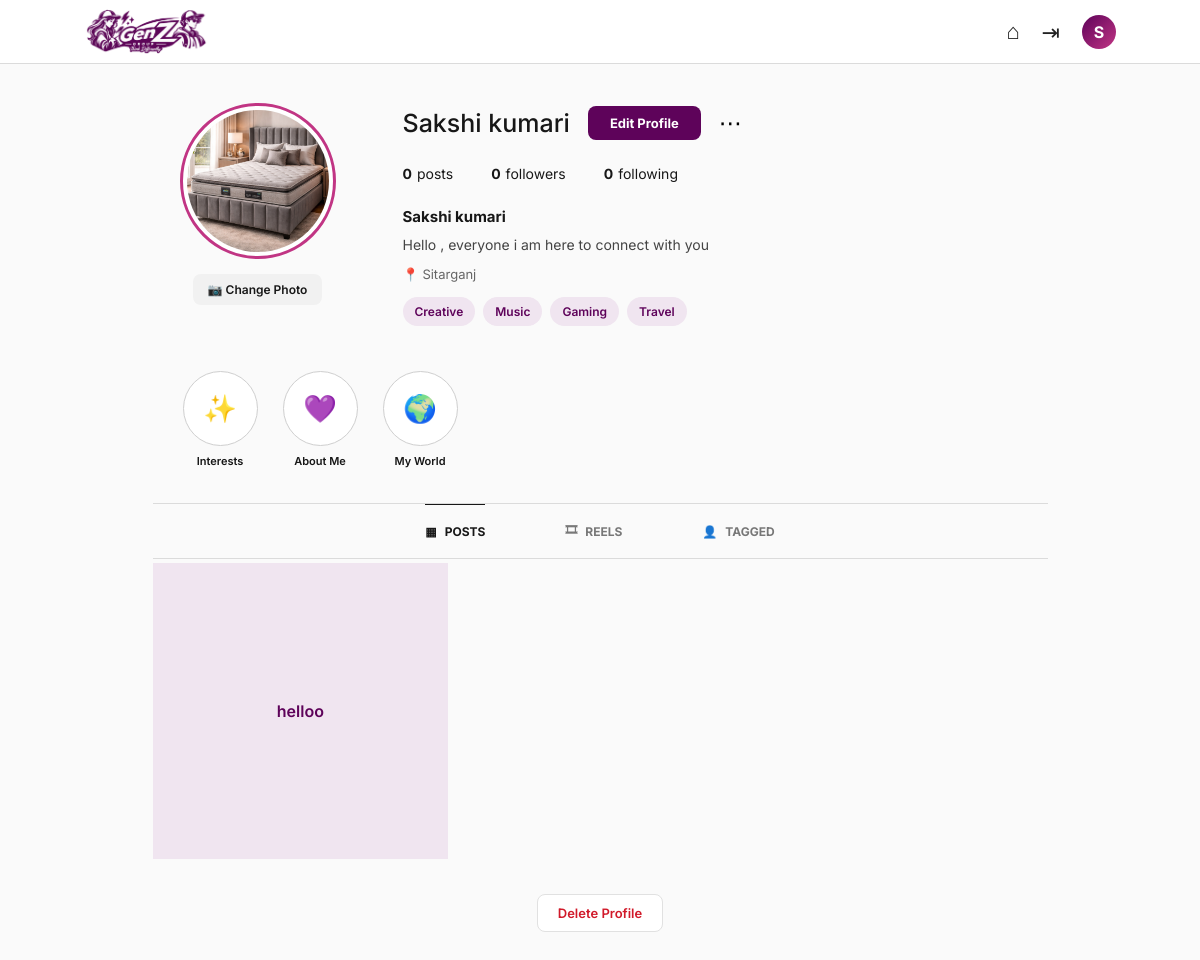
Screenshot of /profile/ (signed in) with the database file from the repository.
### genzz/models.py (models this page shows, shortened)
class GenzMember(models.Model):
    name = models.CharField(max_length=100)
    email = models.EmailField(
        unique=True,
        null=True,
        blank=True
    )
    password = models.CharField(
        max_length=128,
        blank=True
    )
    age = models.PositiveIntegerField()
    city = models.CharField(max_length=100)
    profile_photo = models.ImageField(
        upload_to="genz_profiles/",
        blank=True,
        null=True
    )
    interests = models.TextField(blank=True)
    looking_for = models.TextField(blank=True)
    about = models.TextField(blank=True)
    created_at = models.DateTimeField(
        auto_now_add=True
    )
    class Meta:
        ordering = ["-created_at"]
        verbose_name = "GENZ Member"
        verbose_name_plural = "GENZ Members"

class Post(models.Model):
    member = models.ForeignKey(
        GenzMember,
        on_delete=models.CASCADE,
        related_name="posts"
    )
    content = models.TextField()
    image = models.ImageField(
        upload_to="posts/",
        blank=True,
        null=True
    )
    created_at = models.DateTimeField(
        auto_now_add=True
    )
    class Meta:
        ordering = ["-created_at"]

### genzz/views.py (the view)
def profile(request):
    member_id = request.session.get("genz_member_id")
    if not member_id:
        return redirect("login")
    member = get_object_or_404(
        GenzMember,
        id=member_id
    )
    interests = [
        item.strip()
        for item in member.interests.split(",")
        if item.strip()
    ]
    looking_for = [
        item.strip()
        for item in member.looking_for.split(",")
        if item.strip()
    ]
    posts = Post.objects.filter(
        member=member
    ).prefetch_related("likes")
    followers_count = Follow.objects.filter(
        following=member
    ).count()
    following_count = Follow.objects.filter(
        follower=member
    ).count()
    context = {
        "member": member,
        "interests": interests,
        "looking_for": looking_for,
        "posts": posts,
        "followers_count": followers_count,
        "following_count": following_count,
    }
    return render(
        request,
        "profile.html",
        context
    )

### genzz/templates/profile.html (shortened to what this page needs)
{% load static %}
<!DOCTYPE html>
<html lang="en">
<head>
</head>
<body>
    <nav class="navbar">
        <a href="/" class="logo">
            <img src="{% static 'images/image.png' %}" alt="GEN Z Group">
        </a>
        <div class="nav-right">
            <a href="{% url 'join_dashboard' %}" class="nav-icon">⌂</a>
            <a href="{% url 'logout' %}" class="nav-icon">⇥</a>
            <div class="nav-avatar">
                {{ member.name|first|upper }}
            </div>
        </div>
    </nav>
    <main class="container">
        <section class="profile-header">
            <div class="photo-section">
                {% if member.profile_photo %}
                    <img
                        src="{{ member.profile_photo.url }}"
                        alt="{{ member.name }}"
                        class="profile-photo"
                        id="profilePreview"
                    >
                {% else %}
                    <div class="avatar-large" id="profileAvatar">
                        {{ member.name|first|upper }}
                    </div>
                {% endif %}
                <form
                    method="POST"
                    action="{% url 'change_photo' %}"
                    enctype="multipart/form-data"
                    class="change-photo"
                >
                    <label for="profile_photo">
                        📷 Change Photo
                    </label>
                </form>
            </div>
            <div class="profile-info">
                <div class="profile-top">
                    <h1 class="profile-name">
                        {{ member.name }}
                    </h1>
                    <a href="{% url 'edit_profile' %}" class="edit-btn">
                        Edit Profile
                    </a>
                    <button class="more-btn" type="button">
                        ⋯
                    </button>
                </div>
                <div class="stats">
                    <div class="stat">
                        <strong>{{ post_count|default:0 }}</strong>
                        <span>posts</span>
                    </div>
                    <div class="stat">
                        <strong>{{ follower_count|default:0 }}</strong>
                        <span>followers</span>
                    </div>
                    <div class="stat">
                        <strong>{{ following_count|default:0 }}</strong>
                        <span>following</span>
                    </div>
                </div>
                <div class="bio">
                    <h3>{{ member.name }}</h3>
                    {% if member.about %}
                        <p>{{ member.about }}</p>
                    {% else %}
                        <p>Creating memories, meeting people and enjoying life ✨</p>
                    {% endif %}
                    {% if member.city %}
                        <div class="location">
                            📍 {{ member.city }}
                        </div>
                    {% endif %}
                </div>
                {% if interests %}
                    <div class="tags">
                        {% for interest in interests %}
                            <span class="tag">{{ interest }}</span>
                        {% endfor %}
                    </div>
                {% endif %}
            </div>
        </section>
        <section class="highlights">
            <button
                type="button"
                class="highlight"
                onclick="openHighlight('interests')"
            >
                <div class="highlight-circle">✨</div>
                <span>Interests</span>
            </button>
            <button
                type="button"
                class="highlight"
                onclick="openHighlight('about')"
            >
                <div class="highlight-circle">💜</div>
                <span>About Me</span>
            </button>
            <button
                type="button"
                class="highlight"
                onclick="openHighlight('world')"
            >
                <div class="highlight-circle">🌍</div>
                <span>My World</span>
            </button>
        </section>
        <div class="tabs">
            <div class="tab active">
                ▦ <span>POSTS</span>
            </div>
            <div class="tab">
                🎞 <span>REELS</span>
            </div>
            <div class="tab">
                👤 <span>TAGGED</span>
            </div>
        </div>
        <section class="posts-grid">
            {% for post in posts %}
                <div class="post-card">
                    {% if post.image %}
                        <img src="{{ post.image.url }}" alt="Post">
                    {% elif post.photo %}
                        <img src="{{ post.photo.url }}" alt="Post">
                    {% else %}
                        <div class="text-post">
                            {{ post.content|default:"" }}
                        </div>
                    {% endif %}
                </div>
            {% empty %}
                <div class="empty-posts">
                    <div class="empty-icon">📸</div>
                    <h3>No Posts Yet</h3>
                    <p>When you share photos, they will appear here.</p>
                </div>
            {% endfor %}
        </section>
        <div class="bottom-actions">
            <form
                method="POST"
                action="{% url 'delete_profile' %}"
                onsubmit="return confirm('Are you sure you want to delete your profile?');"
            >
                <button type="submit" class="delete-btn">
                    Delete Profile
                </button>
            </form>
        </div>
    </main>
</body>
</html>

### genzz/templates/profile.html (style rules this page uses)
* { margin: 0; padding: 0; box-sizing: border-box; }
body { font-family: "Inter", sans-serif; background: #fafafa; color: #171717; }
a { text-decoration: none; color: inherit; }
button { font-family: inherit; cursor: pointer; }
.navbar { height: 64px; background: #fff; border-bottom: 1px solid #dbdbdb; display: flex; align-items: center; justify-content: space-between; padding: 0 7%; position: sticky; top: 0; z-index: 100; }
.logo img { width: 125px; display: block; }
.nav-right { display: flex; align-items: center; gap: 22px; }
.nav-icon { font-size: 22px; color: #222; }
.nav-avatar { width: 34px; height: 34px; border-radius: 50%; background: linear-gradient(135deg, #5e035a, #c13584); color: #fff; display: flex; align-items: center; justify-content: center; font-weight: 700; }
.container { max-width: 935px; margin: auto; padding: 42px 20px 70px; }
.profile-header { display: flex; align-items: flex-start; gap: 70px; padding: 0 30px 45px; }
.photo-section { flex-shrink: 0; text-align: center; }
.profile-photo, .avatar-large { width: 150px; height: 150px; border-radius: 50%; object-fit: cover; border: 4px solid #fff; outline: 3px solid #c13584; display: block; }
.change-photo { margin-top: 18px; }
.change-photo label { display: inline-block; background: #f1f1f1; padding: 8px 15px; border-radius: 8px; font-size: 12px; font-weight: 600; cursor: pointer; }
.profile-info { flex: 1; }
.profile-top { display: flex; align-items: center; gap: 18px; flex-wrap: wrap; margin-bottom: 25px; }
.profile-name { font-size: 25px; font-weight: 500; }
.edit-btn { border: none; background: #5e035a; color: #fff; padding: 9px 22px; border-radius: 8px; font-size: 13px; font-weight: 700; }
.more-btn { border: none; background: transparent; font-size: 23px; }
.stats { display: flex; gap: 38px; margin-bottom: 25px; }
.stat { display: flex; gap: 5px; font-size: 14px; }
.stat strong { font-weight: 700; }
.bio h3 { font-size: 15px; margin-bottom: 8px; }
.bio p { font-size: 14px; line-height: 1.6; color: #444; max-width: 430px; }
.location { margin-top: 10px; font-size: 13px; color: #666; }
.tags { display: flex; flex-wrap: wrap; gap: 8px; margin-top: 15px; }
.tag { background: #f0e5f0; color: #5e035a; padding: 7px 12px; border-radius: 20px; font-size: 12px; font-weight: 600; }
.highlights { display: flex; gap: 25px; border-bottom: 1px solid #dbdbdb; padding: 0 30px 35px; }
.highlight { border: none; background: transparent; text-align: center; color: #171717; padding: 0; }
.highlight-circle { width: 75px; height: 75px; border-radius: 50%; border: 1px solid #cfcfcf; display: flex; align-items: center; justify-content: center; font-size: 27px; background: #fff; transition: 0.3s; }
.highlight span { display: block; font-size: 11px; margin-top: 8px; font-weight: 600; }
.tabs { height: 55px; display: flex; justify-content: center; gap: 80px; border-bottom: 1px solid #dbdbdb; }
.tab { display: flex; align-items: center; gap: 8px; font-size: 12px; font-weight: 700; color: #777; border-top: 1px solid transparent; }
.tab.active { color: #171717; border-top-color: #171717; }
.posts-grid { display: grid; grid-template-columns: repeat(3, 1fr); gap: 4px; margin-top: 4px; }
.post-card { aspect-ratio: 1 / 1; background: #eee; position: relative; overflow: hidden; }
.text-post { width: 100%; height: 100%; padding: 25px; display: flex; align-items: center; justify-content: center; text-align: center; word-break: break-word; font-size: 16px; line-height: 1.5; background: #f0e5f0; color: #5e035a; font-weight: 600; }
.bottom-actions { display: flex; justify-content: center; margin-top: 35px; }
.delete-btn { border: 1px solid #e1e1e1; background: #fff; color: #d11a2a; padding: 10px 20px; border-radius: 8px; font-size: 13px; font-weight: 600; }

### rows the page displays
GenzMember: name|first "S", profile_photo (picture), name "Sakshi kumari", about "Hello , everyone i am here to connect with you", city "Sitarganj"
Post: content "helloo"

### other values shown
{{ post_count|default:0 }} "0"
{{ follower_count|default:0 }} "0"
{{ following_count|default:0 }} "0"
{{ interest }} "Creative" "Music" "Gaming" "Travel"
